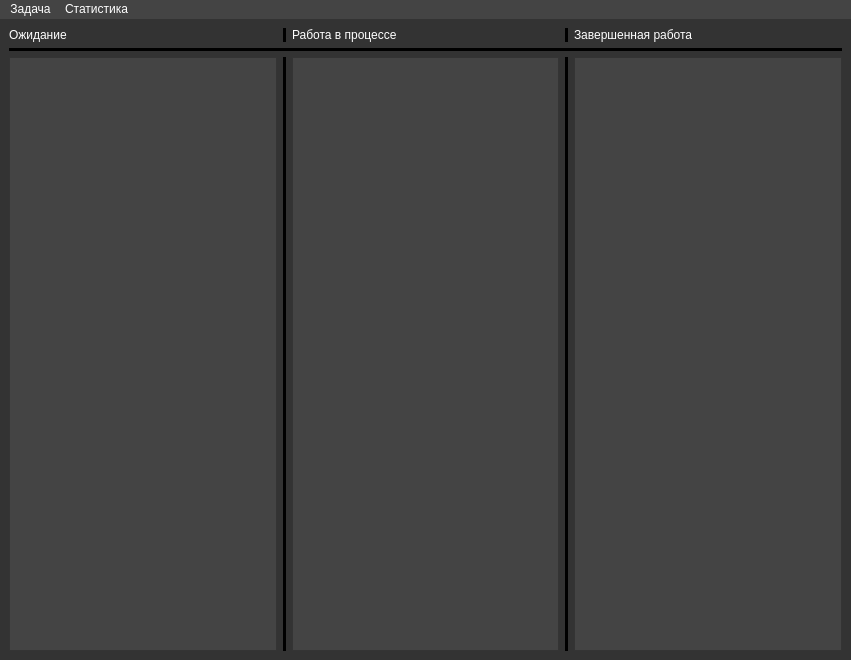
<?xml version="1.0" encoding="UTF-8"?>
<ui version="4.0">
 <class>MainWindow</class>
 <widget class="QMainWindow" name="MainWindow">
  <property name="geometry">
   <rect>
    <x>0</x>
    <y>0</y>
    <width>851</width>
    <height>660</height>
   </rect>
  </property>
  <property name="windowTitle">
   <string>Kaban</string>
  </property>
  <property name="windowIcon">
   <iconset>
    <normaloff>../img/Без названия.png</normaloff>../img/Без названия.png</iconset>
  </property>
  <property name="windowOpacity">
   <double>1.000000000000000</double>
  </property>
  <property name="styleSheet">
   <string notr="true">background-color: #333333;</string>
  </property>
  <widget class="QWidget" name="centralwidget">
   <layout class="QHBoxLayout" name="horizontalLayout">
    <item>
     <layout class="QGridLayout" name="gridLayout">
      <item row="0" column="0">
       <widget class="QLabel" name="label">
        <property name="sizePolicy">
         <sizepolicy hsizetype="Minimum" vsizetype="Maximum">
          <horstretch>0</horstretch>
          <verstretch>0</verstretch>
         </sizepolicy>
        </property>
        <property name="maximumSize">
         <size>
          <width>16777215</width>
          <height>16777215</height>
         </size>
        </property>
        <property name="styleSheet">
         <string notr="true">color: #ffffff;</string>
        </property>
        <property name="text">
         <string>Ожидание</string>
        </property>
       </widget>
      </item>
      <item row="0" column="2">
       <widget class="QLabel" name="label_2">
        <property name="sizePolicy">
         <sizepolicy hsizetype="Minimum" vsizetype="Maximum">
          <horstretch>0</horstretch>
          <verstretch>0</verstretch>
         </sizepolicy>
        </property>
        <property name="maximumSize">
         <size>
          <width>16777215</width>
          <height>16777215</height>
         </size>
        </property>
        <property name="styleSheet">
         <string notr="true">color: #ffffff;</string>
        </property>
        <property name="text">
         <string>Работа в процессе</string>
        </property>
       </widget>
      </item>
      <item row="0" column="4">
       <widget class="QLabel" name="label_3">
        <property name="sizePolicy">
         <sizepolicy hsizetype="Minimum" vsizetype="Maximum">
          <horstretch>0</horstretch>
          <verstretch>0</verstretch>
         </sizepolicy>
        </property>
        <property name="maximumSize">
         <size>
          <width>16777215</width>
          <height>16777215</height>
         </size>
        </property>
        <property name="styleSheet">
         <string notr="true">color: #ffffff;</string>
        </property>
        <property name="text">
         <string>Завершенная работа</string>
        </property>
       </widget>
      </item>
      <item row="1" column="0" colspan="5">
       <widget class="Line" name="line">
        <property name="styleSheet">
         <string notr="true">background-color: #000000;</string>
        </property>
        <property name="orientation">
         <enum>Qt::Horizontal</enum>
        </property>
       </widget>
      </item>
      <item row="0" column="1">
       <widget class="Line" name="line_2">
        <property name="styleSheet">
         <string notr="true">background-color: #000000;</string>
        </property>
        <property name="orientation">
         <enum>Qt::Vertical</enum>
        </property>
       </widget>
      </item>
      <item row="0" column="3">
       <widget class="Line" name="line_5">
        <property name="styleSheet">
         <string notr="true">background-color: #000000;</string>
        </property>
        <property name="orientation">
         <enum>Qt::Vertical</enum>
        </property>
       </widget>
      </item>
      <item row="2" column="4" rowspan="2">
       <widget class="QScrollArea" name="scrollArea_3">
        <property name="styleSheet">
         <string notr="true">background-color: #444444;</string>
        </property>
        <property name="lineWidth">
         <number>0</number>
        </property>
        <property name="widgetResizable">
         <bool>true</bool>
        </property>
        <property name="alignment">
         <set>Qt::AlignCenter</set>
        </property>
        <widget class="QWidget" name="scrollAreaWidgetContents_6">
         <property name="geometry">
          <rect>
           <x>0</x>
           <y>0</y>
           <width>265</width>
           <height>589</height>
          </rect>
         </property>
         <layout class="QHBoxLayout" name="horizontalLayout_2">
          <item>
           <layout class="QVBoxLayout" name="doneLayout">
            <property name="spacing">
             <number>0</number>
            </property>
           </layout>
          </item>
         </layout>
        </widget>
       </widget>
      </item>
      <item row="2" column="2" rowspan="2">
       <widget class="QScrollArea" name="scrollArea_2">
        <property name="styleSheet">
         <string notr="true">background-color: #444444;</string>
        </property>
        <property name="lineWidth">
         <number>0</number>
        </property>
        <property name="widgetResizable">
         <bool>true</bool>
        </property>
        <property name="alignment">
         <set>Qt::AlignCenter</set>
        </property>
        <widget class="QWidget" name="scrollAreaWidgetContents_5">
         <property name="geometry">
          <rect>
           <x>0</x>
           <y>0</y>
           <width>265</width>
           <height>589</height>
          </rect>
         </property>
         <layout class="QHBoxLayout" name="horizontalLayout_3">
          <item>
           <layout class="QVBoxLayout" name="progressLayout">
            <property name="spacing">
             <number>0</number>
            </property>
           </layout>
          </item>
         </layout>
        </widget>
       </widget>
      </item>
      <item row="2" column="0" rowspan="2">
       <widget class="QScrollArea" name="scrollArea">
        <property name="styleSheet">
         <string notr="true">background-color: #444444;</string>
        </property>
        <property name="lineWidth">
         <number>0</number>
        </property>
        <property name="widgetResizable">
         <bool>true</bool>
        </property>
        <property name="alignment">
         <set>Qt::AlignCenter</set>
        </property>
        <widget class="QWidget" name="scrollAreaWidgetContents_4">
         <property name="geometry">
          <rect>
           <x>0</x>
           <y>0</y>
           <width>265</width>
           <height>589</height>
          </rect>
         </property>
         <layout class="QVBoxLayout" name="verticalLayout_2">
          <item>
           <layout class="QVBoxLayout" name="toDoLayout">
            <property name="spacing">
             <number>0</number>
            </property>
           </layout>
          </item>
         </layout>
        </widget>
       </widget>
      </item>
      <item row="2" column="3" rowspan="2">
       <widget class="Line" name="line_4">
        <property name="styleSheet">
         <string notr="true">background-color: #000000;</string>
        </property>
        <property name="orientation">
         <enum>Qt::Vertical</enum>
        </property>
       </widget>
      </item>
      <item row="2" column="1" rowspan="2">
       <widget class="Line" name="line_3">
        <property name="styleSheet">
         <string notr="true">background-color: #000000;</string>
        </property>
        <property name="orientation">
         <enum>Qt::Vertical</enum>
        </property>
       </widget>
      </item>
     </layout>
    </item>
   </layout>
  </widget>
  <widget class="QMenuBar" name="menubar">
   <property name="geometry">
    <rect>
     <x>0</x>
     <y>0</y>
     <width>851</width>
     <height>21</height>
    </rect>
   </property>
   <property name="styleSheet">
    <string notr="true">QMenuBar {
	background-color: #444444;
	color: #ffffff;
}

QMenuBar:item:selected {
	background-color: #555555;
	color: #ffffff;
}</string>
   </property>
   <widget class="QMenu" name="menuAdd_task">
    <property name="styleSheet">
     <string notr="true"> QMenu {
     background-color: #666666;
     border: 1px solid black;
 }

 QMenu:item {
     background-color: transparent;
	 color: #ffffff;
 }

 QMenu:item:selected { 
     background-color: #777777;
 }</string>
    </property>
    <property name="title">
     <string>Задача</string>
    </property>
    <addaction name="actionAdd_task"/>
   </widget>
   <widget class="QMenu" name="menu">
    <property name="styleSheet">
     <string notr="true"> QMenu {
     background-color: #666666;
     border: 1px solid black;
 }

 QMenu:item {
     background-color: transparent;
	 color: #ffffff;
 }

 QMenu:item:selected { 
     background-color: #777777;
 }</string>
    </property>
    <property name="title">
     <string>Статистика</string>
    </property>
    <addaction name="actionShow_statistics"/>
   </widget>
   <addaction name="menuAdd_task"/>
   <addaction name="menu"/>
  </widget>
  <action name="actionzz">
   <property name="text">
    <string>zz</string>
   </property>
  </action>
  <action name="actionAdd_task">
   <property name="text">
    <string>Добавить задачу</string>
   </property>
  </action>
  <action name="actionShow_statistics">
   <property name="text">
    <string>Узнать статистику</string>
   </property>
  </action>
 </widget>
 <resources/>
 <connections/>
</ui>
